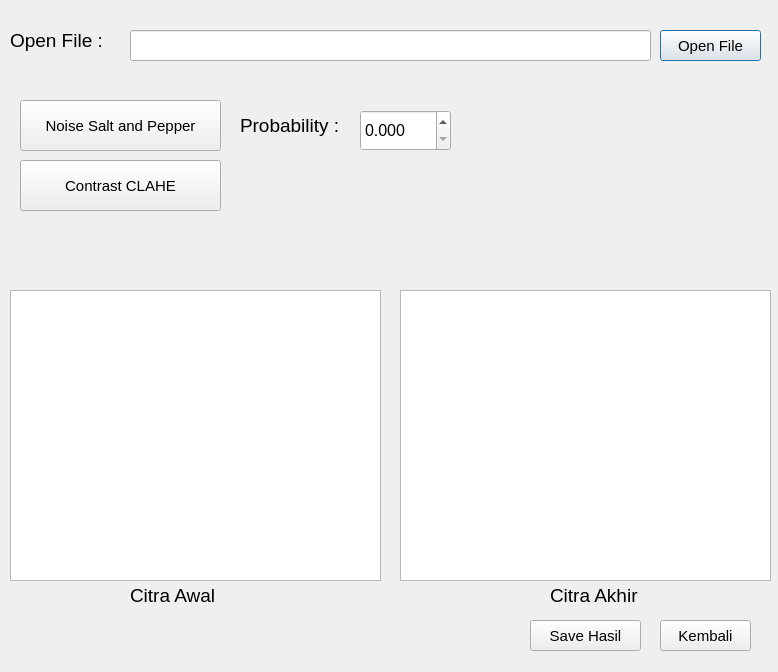
<?xml version="1.0" encoding="UTF-8"?>
<ui version="4.0">
 <class>Pengujian</class>
 <widget class="QDialog" name="Pengujian">
  <property name="geometry">
   <rect>
    <x>0</x>
    <y>0</y>
    <width>778</width>
    <height>672</height>
   </rect>
  </property>
  <property name="windowTitle">
   <string>Pengujian</string>
  </property>
  <widget class="QGraphicsView" name="CitraAkhirView">
   <property name="geometry">
    <rect>
     <x>400</x>
     <y>290</y>
     <width>371</width>
     <height>291</height>
    </rect>
   </property>
  </widget>
  <widget class="QLabel" name="lblOpenFile">
   <property name="geometry">
    <rect>
     <x>10</x>
     <y>20</y>
     <width>171</width>
     <height>41</height>
    </rect>
   </property>
   <property name="font">
    <font>
     <pointsize>14</pointsize>
    </font>
   </property>
   <property name="text">
    <string>Open File :</string>
   </property>
  </widget>
  <widget class="QPushButton" name="btnOpenFile">
   <property name="geometry">
    <rect>
     <x>660</x>
     <y>30</y>
     <width>101</width>
     <height>31</height>
    </rect>
   </property>
   <property name="font">
    <font>
     <pointsize>11</pointsize>
    </font>
   </property>
   <property name="text">
    <string>Open File</string>
   </property>
  </widget>
  <widget class="QLabel" name="lblProbability">
   <property name="geometry">
    <rect>
     <x>240</x>
     <y>110</y>
     <width>111</width>
     <height>31</height>
    </rect>
   </property>
   <property name="font">
    <font>
     <pointsize>14</pointsize>
    </font>
   </property>
   <property name="text">
    <string>Probability :</string>
   </property>
  </widget>
  <widget class="QLineEdit" name="openfilePath">
   <property name="geometry">
    <rect>
     <x>130</x>
     <y>30</y>
     <width>521</width>
     <height>31</height>
    </rect>
   </property>
  </widget>
  <widget class="QPushButton" name="btnKembali">
   <property name="geometry">
    <rect>
     <x>660</x>
     <y>620</y>
     <width>91</width>
     <height>31</height>
    </rect>
   </property>
   <property name="font">
    <font>
     <pointsize>11</pointsize>
    </font>
   </property>
   <property name="text">
    <string>Kembali</string>
   </property>
  </widget>
  <widget class="QPushButton" name="btnsaltandpepper">
   <property name="geometry">
    <rect>
     <x>20</x>
     <y>100</y>
     <width>201</width>
     <height>51</height>
    </rect>
   </property>
   <property name="font">
    <font>
     <pointsize>11</pointsize>
    </font>
   </property>
   <property name="text">
    <string>Noise Salt and Pepper</string>
   </property>
  </widget>
  <widget class="QPushButton" name="btncontrast">
   <property name="geometry">
    <rect>
     <x>20</x>
     <y>160</y>
     <width>201</width>
     <height>51</height>
    </rect>
   </property>
   <property name="font">
    <font>
     <pointsize>11</pointsize>
    </font>
   </property>
   <property name="text">
    <string>Contrast CLAHE</string>
   </property>
  </widget>
  <widget class="QGraphicsView" name="CitraAwalView">
   <property name="geometry">
    <rect>
     <x>10</x>
     <y>290</y>
     <width>371</width>
     <height>291</height>
    </rect>
   </property>
  </widget>
  <widget class="QLabel" name="lblCitraAwalView">
   <property name="geometry">
    <rect>
     <x>130</x>
     <y>580</y>
     <width>111</width>
     <height>31</height>
    </rect>
   </property>
   <property name="font">
    <font>
     <pointsize>14</pointsize>
    </font>
   </property>
   <property name="text">
    <string>Citra Awal</string>
   </property>
  </widget>
  <widget class="QLabel" name="lblCitraAkhirView">
   <property name="geometry">
    <rect>
     <x>550</x>
     <y>580</y>
     <width>111</width>
     <height>31</height>
    </rect>
   </property>
   <property name="font">
    <font>
     <pointsize>14</pointsize>
    </font>
   </property>
   <property name="text">
    <string>Citra Akhir</string>
   </property>
  </widget>
  <widget class="QDoubleSpinBox" name="probability">
   <property name="geometry">
    <rect>
     <x>360</x>
     <y>110</y>
     <width>91</width>
     <height>41</height>
    </rect>
   </property>
   <property name="font">
    <font>
     <pointsize>12</pointsize>
    </font>
   </property>
   <property name="decimals">
    <number>3</number>
   </property>
   <property name="minimum">
    <double>0.000000000000000</double>
   </property>
   <property name="maximum">
    <double>1.000000000000000</double>
   </property>
   <property name="singleStep">
    <double>0.001000000000000</double>
   </property>
   <property name="value">
    <double>0.000000000000000</double>
   </property>
  </widget>
  <widget class="QPushButton" name="btnSaveHasil">
   <property name="geometry">
    <rect>
     <x>530</x>
     <y>620</y>
     <width>111</width>
     <height>31</height>
    </rect>
   </property>
   <property name="font">
    <font>
     <pointsize>11</pointsize>
    </font>
   </property>
   <property name="text">
    <string>Save Hasil</string>
   </property>
  </widget>
 </widget>
 <resources/>
 <connections/>
</ui>
